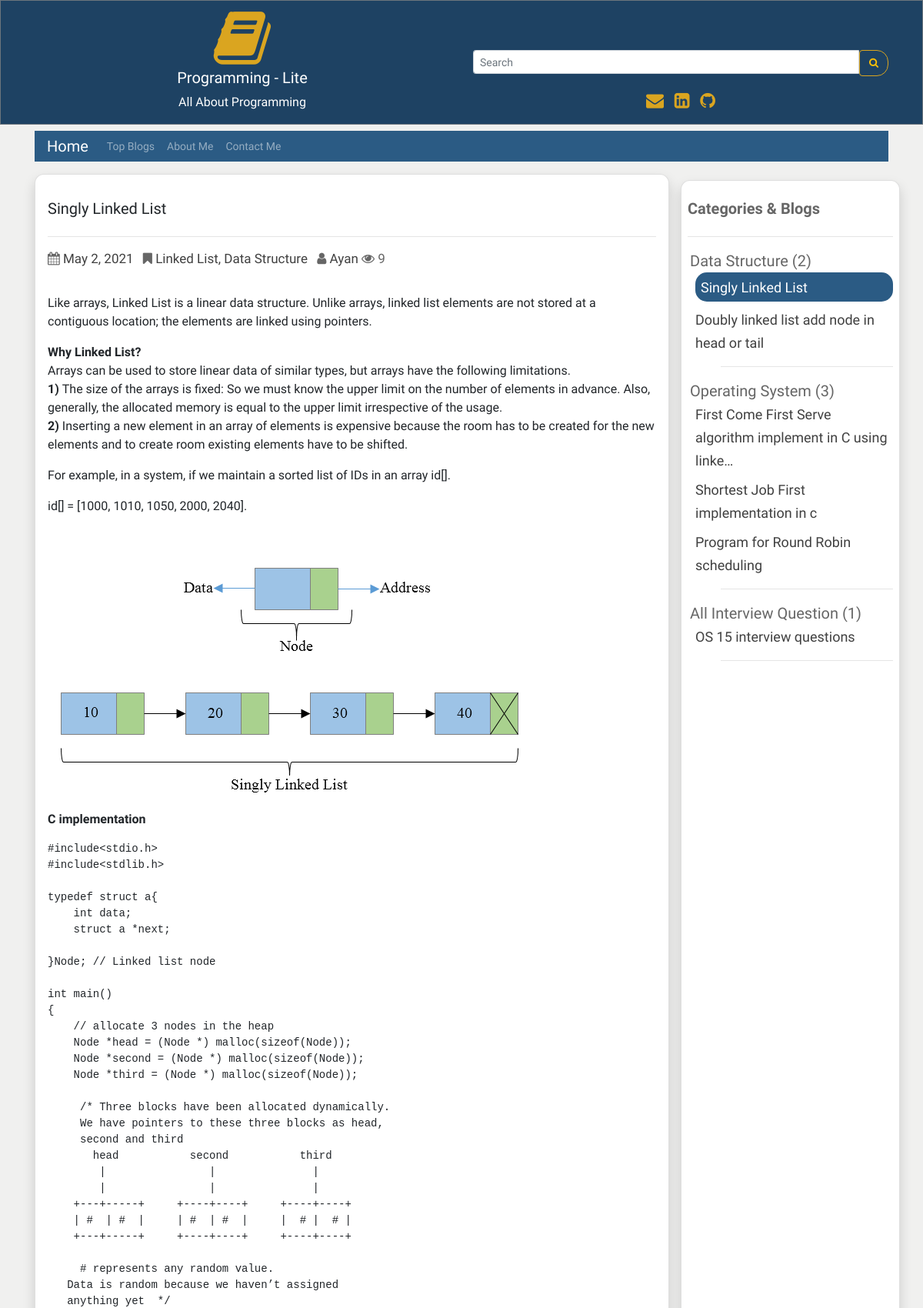
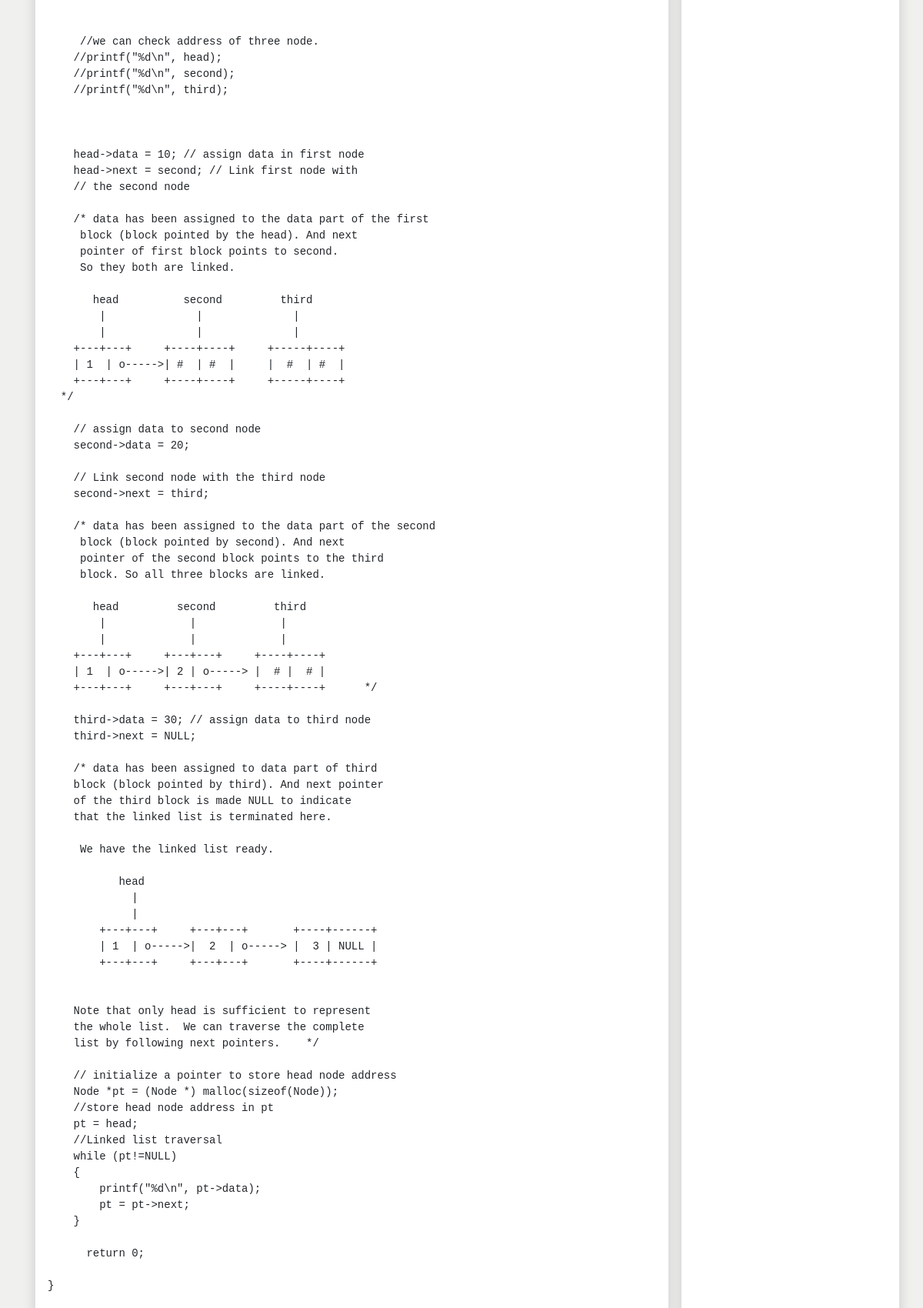
The app's page /more/5 (upper part) with its own data (2 pictures, top to bottom).
### user_panel_1/models.py (models this page shows, shortened)
class Blog(models.Model):
    cat_name = models.ForeignKey(Category, on_delete=models.CASCADE)
    blog_author = models.CharField(max_length=200)
    blog_priority = models.IntegerField(blank=True, null=True)
    blog_tags = models.CharField(max_length=200,  blank=True, null=True)
    blog_title = models.CharField(max_length=200)
    blog_descriptions = models.CharField(max_length=600);
    blog_body = RichTextUploadingField(blank=True, null=True)
    blog_views = models.IntegerField(default=0)
    blog_date = models.DateField(auto_now_add=True, auto_now=False, blank=True)

class Category(models.Model):
    cat_name = models.CharField(max_length=300)
    cat_priority = models.IntegerField(blank=True, null=True);
    def __str__(self):
        return self.cat_name

### user_panel_1/views.py (the view)
# urls.py: path('more/<str:slug>', views.more, name='more'),
def more(request, slug):
    more = Blog.objects.filter(id=slug).first()
    more.blog_views = more.blog_views + 1
    more.save()
    blogss = get_object_or_404(Blog, id=slug)
    categorys = Blog.objects.all().select_related('cat_name')
    categorys = categorys.order_by('cat_name__cat_priority', 'cat_name', 'blog_priority') #sort all data
    reacentBlog = Blog.objects.all().order_by('-blog_date')[0:5]
    go_back = slug
    comments = blogss.comments.filter(active=True, parent__isnull=True)
    if request.method == 'POST':
        print("hello me if")
        comment_form = CommentForm(data=request.POST)
        if comment_form.is_valid():
            parent_obj = None
            try:
                parent_id = int(request.POST.get('parent_id'))
            except:
                parent_id = None
            if parent_id:
                parent_obj = Comment.objects.get(id=parent_id)
                if parent_obj:
                    replay_comment = comment_form.save(commit=False)
                    replay_comment.parent = parent_obj
            new_comment = comment_form.save(commit=False)
            new_comment.blog = blogss
            new_comment.save()
            return HttpResponseRedirect(reverse('more', args=[str(go_back)]))
    else:
        comment_form = CommentForm()
    return render(request,
                  'more.html',
                  {
                   'comments': comments,
                   'comment_form': comment_form,
                   'blog': blog,
                   'object_list': categorys,
                   'more':more,
                   'recentBlog': reacentBlog,
                   })

### user_panel_1/forms.py
class CommentForm(forms.ModelForm):
    email = forms.EmailField(widget=forms.TextInput(
        attrs = {
            'class': 'form-control input-edit',
            'placeholder' : 'email'
        }
    ))
    name = forms.CharField(widget=forms.TextInput(
        attrs={
            'class': 'form-control input-edit',
            'placeholder': 'name'
        }
    ))
    body = forms.CharField( widget=forms.Textarea(
        attrs={
            'class': 'form-control input-edit',
        }
    ))
    class Meta:
        model = Comment
        fields = ('name', 'email', 'body')

### templates/more.html (shortened to what this page needs)
{% extends 'base.html' %}
{% load static %}
{% load humanize %}
{% block content %}
<div class="">
<div class="card shadow mt-3  rounded p-3 ">
<h5 class="mt-3">{{more.blog_title}}</h5>
<hr>
 <p  class="description"><i class="fa fa-calendar" aria-hidden="true"></i>
  <a href="{% url 'date' more.blog_date %}" class="mr-2 ur description"> {{ more.blog_date}} </a>
   <i class="fa fa-bookmark" aria-hidden="true"></i>
         <a href="{% url 'tags' more.blog_tags %}" class="mr-2 ur description">  {{ more.blog_tags}} </a>
        <i class="fa fa-user" aria-hidden="true"></i>  <a href="{% url 'author' more.blog_author %}" class="ur description">  {{ more.blog_author}} </a>
         <i class="fa fa-eye" aria-hidden="true"></i> <span> {{more.blog_views}}</span>
                            </p>
<p>{{more.blog_body | safe}}</p>
</div>
</div>
{% endblock content %}

### templates/base.html (shortened to what this page needs)
{% load static %}
{% load humanize %}
<!DOCTYPE html>
<html lang="en">
<head>
  <link rel="stylesheet" href="https://maxcdn.bootstrapcdn.com/bootstrap/4.5.2/css/bootstrap.min.css">
  <link rel="stylesheet"
      href="//cdnjs.cloudflare.com/ajax/libs/highlight.js/10.7.2/styles/default.min.css">
    <link
      rel="stylesheet"
      href="https://cdnjs.cloudflare.com/ajax/libs/font-awesome/4.7.0/css/font-awesome.min.css"
    />
    <link
      rel="stylesheet"
      href="{% static 'css/style.css' %}"
    />
    <link href="https://cdn.jsdelivr.net/gh/gitbrent/bootstrap4-toggle@3.6.1/css/bootstrap4-toggle.min.css" rel="stylesheet">
</head>
<body style="background: hsl(84, 3%, 94%);">
<div class="jbc border border-secondary ">
 <div class="container mt-2 text-center">
 <div class="row">
     <div class="col-sm-6">
     <i class="fa fa-book logo" aria-hidden="true"></i><br>
 <h5 class="text-white">Programming - Lite</h5>
 <p class="text-white">All About Programming</p>
     </div>
     <div class="col-sm-6 mt-2">
        <form method="GET" action="{% url 'search' %}">
    <div class="input-group input-group-sm mt-5"  >
      <input type="text" class="form-control" placeholder="Search" name='search' required>
      <div class="input-group-btn">
        <button class="btn btn-outline-warning sb" type="submit"><i class="fa fa-search" aria-hidden="true"></i>
</button>
      </div>
    </div>
  </form>
       <div class="mt-3">
       <span class="text-style-two"><a href="mailto:aaziz9642@gmail.com" style="text-decoration: none; font-size:23px;" target="_blank" class="text-warning"><i class="fa fa-envelope pr-2" aria-hidden="true"></i> </a></span>
<span class="text-style-two"><a href="https://linkedin.com/in/azizur-rahman-720636165" style="text-decoration: none; font-size:23px;"  target="_blank" class="text-warning "><i class="fa fa-linkedin-square" aria-hidden="true"></i> </a></span>
<span class="text-style-two"><a href="https://github.com/ayanchyaziz123" style="text-decoration: none; font-size:23px;" target="_blank" class="text-warning"><i class="fa fa-github pl-2" aria-hidden="true"></i></a></span>
     </div>
     </div>
    </div>
</div>
 </div>
<div class="container">
    <nav class="navbar navbar-expand-lg navbar-dark bg-dark mt-2 pt-0 pb-0">
    {% url 'blog' as blog %}
  <a class="navbar-brand {% if request.path == blog %}active{% endif %}" href="{% url 'blog' %}">Home</a>
  <div
  class="collapse navbar-collapse" id="navbarsExampleDefault">
    <ul class="navbar-nav mr-auto">
    {% url 'topBlog' as topBlog%}
      <li class="nav-item {% if request.path == topBlog %}active{% endif %}">
        <a class="nav-link " href="{% url 'topBlog' %}">Top Blogs<span class="sr-only">(current)</span></a>
      </li>
      {% url 'about' as about %}
      <li class="nav-item {% if request.path == about %}active{% endif %}">
        <a class="nav-link " href="{% url 'about' %}">About Me<span class="sr-only">(current)</span></a>
      </li>
      {% url 'contact' as contact %}
      <li class="nav-item {% if request.path == contact %}active{% endif %}">
        <a class="nav-link" href="{% url 'contact' %}">Contact Me<span class="sr-only">(current)</span></a>
      </li>
    </ul>
  </div>
</nav>
<div class="row">
    <div class="col-sm-9">
    {% block content %}
    {% endblock content %}
    </div>
    <div class="col-sm-3 card shadow mt-4 rounded p-2">
     <h5 class="mt-3"><strong class="title">Categories & Blogs</strong></h5>
     <hr>
     {% regroup object_list by cat_name as cat_all %}
<ul>
{% for categories in cat_all %}
    <li style="list-style-type:none; margin-left:-37px;" class="title">{{ categories.grouper }} ({{ categories.list|length}})
    <ul style="list-style-type:none;">
        {% for blog in categories.list %}
          <li style="margin-left:-33px;"  class="ur {% if blog.id == more.id %}activee{% endif %}">
          <a href="{% url 'more' blog.id %}"><a href="{% url 'more' blog.id %}" class="ur {% if blog.id == more.id %}disabled{% endif %}" style="{% if blog.id == more.id %}color:#fff;{% endif %}font-size: 18px;">{{ blog.blog_title | truncatechars:60}}</li></a>
        {% endfor %}
        <hr>
    </ul>
    </li>
{% endfor %}
</ul>
    </div>
</div>
</div>
</body>
</html>

### static/css/style.css (style rules this page uses)
:root { --bg-size: 100% 100%; --main_color: #fff; --title: 'Josefin Sans', sans-serif; --font-para: 'David Libre', serif; --btn-color: #bbe1fa; --btn-font-color: #000; --btn-font: 1.5rem; --eff: .3s all ease; }
* { font-family: var(--font-para); }
body { background: hsl(84, 3%, 94%) !important; }
.btn { outline: none !important; }
.bg-dark { background: #2b5b84 !important; }
.logo { font-size: 80px; color: #DAA520; }
li .nav-link { font-size: 14px !important; }
.btn { font-size: 13px !important; }
.description { color: #666666; font-size: 17px !important; }
.btn-outline-warning { border-color: #DAA520 !important; color: #DAA520 im !important; }
.title { color: #666; font-size: 20px !important; }
.text-warning { color: #DAA520 !important; }
.ur { text-decoration: none !important; color: #404040; }
.rounded { border-radius: 12px !important; }
.activee { color: #fff !important; background: #2b5b84 !important; padding-left: 7px !important; padding-right: 7px !important; padding-bottom: 4px !important; padding-top: 4px !important; border-radius: 15px !important; }
.disabled { pointer-events: none; cursor: default; }
a.disabled { pointer-events: none; cursor: default; }
.jbc { background-color: #1e4263 !important; }
.sb { border-top-right-radius: 15px !important; border-bottom-right-radius: 15px !important; }

### records on screen
Blog: blog_title "Singly Linked List", blog_date "May 2, 2021", blog_tags "Linked List, Data Structure", blog_author "Ayan", blog_views "9", blog_body "Like arrays, Linked List is a linear data structure. Unlike arrays, linked list elements are not stored at a contiguous location; the elements are linked using pointers. Why Linked List? Arrays can be used to store linear data of similar types, but arrays have the following limitations. 1) The size of the arrays is fixed: So we must know the upper limit on the number of elements in advance. Also, generally, the allocated memory is equal to the upper limit irrespective of the usage. 2) Inserting a new element in an array of elements is expensive because the room has to be created for the new elements and to create room existing elements have to be shifted. For example, in a system, if we…", blog_body (picture)
Category: grouper "Data Structure", list|length "2"
Blog: blog_title "Doubly linked list add node in head or tail"
Category: grouper "Operating System", list|length "3"
Blog: blog_title "First Come First Serve algorithm implement in C using linke…"
Blog: blog_title "Shortest Job First implementation in c"
Blog: blog_title "Program for Round Robin scheduling"
Category: grouper "All Interview Question", list|length "1"
Blog: blog_title "OS 15 interview questions"
